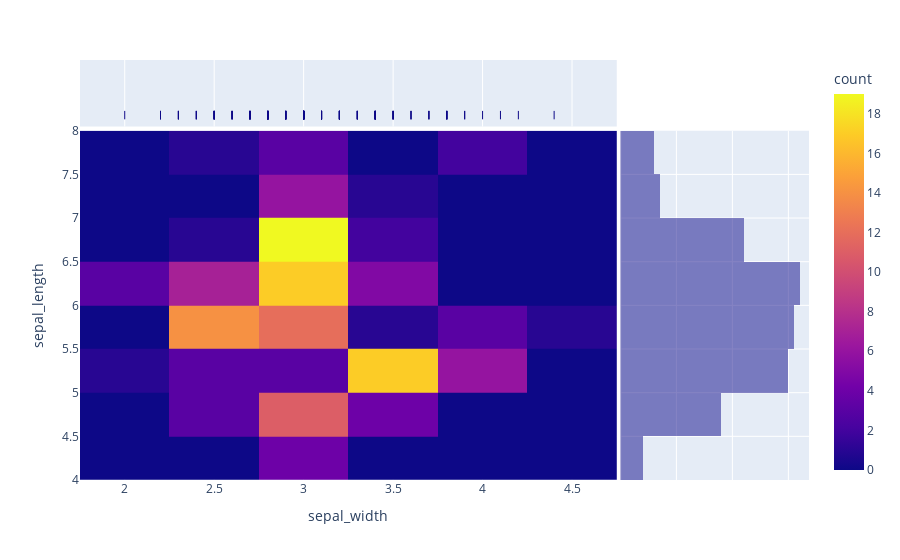

The cell this chart's notebook holds for it:
### Code cell
fig = px.density_heatmap(df, "sepal_width", "sepal_length", marginal_x = "rug", marginal_y = "histogram")
fig.show()

### Figure 1 — Plotly figure (JSON) as saved in the notebook; plotly's stock layout.template omitted (floating-point values rounded to 4 significant figures; data arrays with more than 128 entries replaced by an {"elided": "..."} marker saying what was removed)
{"data": [{"coloraxis": "coloraxis", "hovertemplate": "sepal_width=%{x}<br>sepal_length=%{y}<br>count=%{z}<extra></extra>", "name": "", "type": "histogram2d", "x": {"elided": "150 float values"}, "xaxis": "x", "xbingroup": "x", "y": {"elided": "150 float values"}, "yaxis": "y", "ybingroup": "y"}, {"alignmentgroup": "True", "boxpoints": "all", "fillcolor": "rgba(255,255,255,0)", "hoveron": "points", "hovertemplate": "sepal_width=%{x}<extra></extra>", "jitter": 0, "legendgroup": "", "line": {"color": "rgba(255,255,255,0)"}, "marker": {"color": "#0d0887", "symbol": "line-ns-open"}, "name": "", "offsetgroup": "", "showlegend": false, "type": "box", "x": {"elided": "150 float values"}, "xaxis": "x3", "yaxis": "y3"}, {"alignmentgroup": "True", "bingroup": "y", "hovertemplate": "sepal_length=%{y}<br>count=%{x}<extra></extra>", "legendgroup": "", "marker": {"color": "#0d0887"}, "name": "", "offsetgroup": "", "opacity": 0.5, "showlegend": false, "type": "histogram", "xaxis": "x2", "y": {"elided": "150 float values"}, "yaxis": "y2"}], "layout": {"barmode": "overlay", "coloraxis": {"colorbar": {"title": {"text": "count"}}, "colorscale": [[0, "#0d0887"], [0.1111, "#46039f"], [0.2222, "#7201a8"], [0.3333, "#9c179e"], [0.4444, "#bd3786"], [0.5556, "#d8576b"], [0.6667, "#ed7953"], [0.7778, "#fb9f3a"], [0.8889, "#fdca26"], [1, "#f0f921"]]}, "legend": {"tracegroupgap": 0}, "margin": {"t": 60}, "xaxis": {"anchor": "y", "domain": [0, 0.7363], "title": {"text": "sepal_width"}}, "xaxis2": {"anchor": "y2", "domain": [0.7413, 1], "matches": "x2", "showgrid": true, "showline": false, "showticklabels": false, "ticks": ""}, "xaxis3": {"anchor": "y3", "domain": [0, 0.7363], "matches": "x", "showgrid": true, "showticklabels": false}, "xaxis4": {"anchor": "y4", "domain": [0.7413, 1], "matches": "x2", "showgrid": true, "showline": false, "showticklabels": false, "ticks": ""}, "yaxis": {"anchor": "x", "domain": [0, 0.8316], "title": {"text": "sepal_length"}}, "yaxis2": {"anchor": "x2", "domain": [0, 0.8316], "matches": "y", "showgrid": true, "showticklabels": false}, "yaxis3": {"anchor": "x3", "domain": [0.8416, 1], "matches": "y3", "showgrid": false, "showline": false, "showticklabels": false, "ticks": ""}, "yaxis4": {"anchor": "x4", "domain": [0.8416, 1], "matches": "y3", "showgrid": true, "showline": false, "showticklabels": false, "ticks": ""}}}
